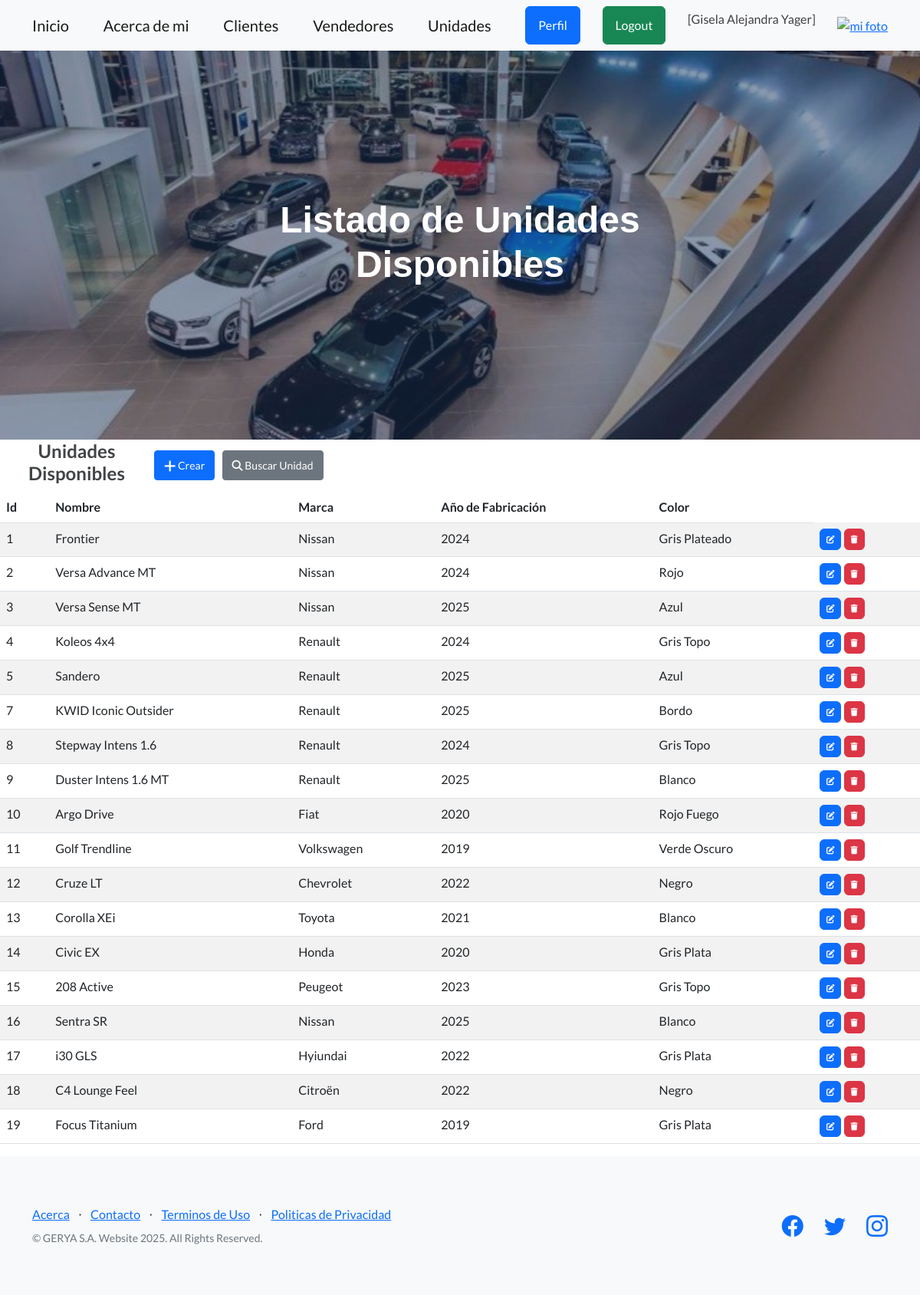
The page /app/unidades/ (signed in) on the database its author committed.
### Cordoba/models.py (models this page shows, shortened)
class Unidad(models.Model):
    nombre = models.CharField(max_length=50)
    marca = models.CharField(max_length=50)
    año_de_fabricacion = models.IntegerField()
    color = models.CharField(max_length=50)

### Cordoba/views.py (the view)
# urls.py: path("unidades/",  views.UnidadList.as_view(), name="unidades"),
class UnidadList(LoginRequiredMixin, ListView):
    model = Unidad

### Cordoba/templates/Cordoba/unidad_list.html (shortened to what this page needs)
{% extends 'Cordoba/index.html' %}
{% block titulo %}
<h1 style="font-family: 'Arial', sans-serif; color: white;">Listado de Unidades Disponibles</h1>
{% endblock titulo %}
{% block contenido %}
<table>
    <tr>
        <td width="200"><h2 style="font-size: 24px;">Unidades Disponibles</h2></td>
        <td>
        {% if request.user.is_superuser %}
            <a href="{% url 'unidadCreate' %}" class="btn btn-primary btn-sm">
                 Crear
            </a>
        {% endif %}
            <a href="{% url 'buscarUnidad' %}" class="btn btn-secondary btn-sm">
                <i class="fa fa-search" title="Buscar Unidad"></i> Buscar Unidad
            </a>
        </td>
    </tr>
</table>
<table class="table table-striped">
    <thead>
        <tr>
            <th>Id</th>
            <th>Nombre</th>
            <th>Marca</th>
            <th>Año de Fabricación</th>
            <th>Color</th>
        </tr>
    </thead>
    <tbody>
    {% for u in unidad_list  %}
        <tr>
            <td>{{ u.id }}</td>
            <td>{{ u.nombre }}</td>
            <td>{{ u.marca }}</td>
            <td>{{ u.año_de_fabricacion}}</td>
            <td>{{ u.color }}</td>
            <td>
            {% if request.user.is_superuser %}
                <a
                  href="{% url 'unidadUpdate' u.id %}"
                  class="btn btn-primary"
                  style="--bs-btn-padding-y: .25rem; --bs-btn-padding-x: .5rem; --bs-btn-font-size: .75rem;"
                  >
                </a>
                <a
                  href="{% url 'unidadDelete' u.id %}"
                  class="btn btn-danger"
                  style="--bs-btn-padding-y: .25rem; --bs-btn-padding-x: .5rem; --bs-btn-font-size: .75rem;"
                  >
                </a>
            {% endif %}
            </td>
        </tr>
    {% endfor %}
    </tbody>
</table>
{% endblock contenido %}

### Cordoba/templates/Cordoba/index.html (shortened to what this page needs)
<!DOCTYPE html>
<html lang="en">
    <head>
        {% load static %}
        <link href="https://cdn.jsdelivr.net/npm/bootstrap-icons@1.5.0/font/bootstrap-icons.css" rel="stylesheet" type="text/css" />
        <link href="{% static 'css/styles.css' %}" rel="stylesheet" />
        <link rel="stylesheet" href="https://cdnjs.cloudflare.com/ajax/libs/font-awesome/6.4.0/css/all.min.css">
    </head>
    <body>
        <nav class="navbar navbar-light bg-light static-top">
            <div class="container">
                <a class="navbar-brand" href="{% url 'bienvenida' %}">Inicio</a>
                <a class="navbar-brand" href="{% url 'about' %}">Acerca de mi</a>
                <a class="navbar-brand" href="{% url 'clientes' %}">Clientes</a>
                <a class="navbar-brand" href="{% url 'vendedores' %}">Vendedores</a>
                <a class="navbar-brand" href="{% url 'unidades' %}">Unidades</a>
                 {% if user.is_authenticated %}
                    <a class="btn btn-primary" href="{% url 'perfil' %}">Perfil</a>
                    <a class="btn btn-success" href="#" onclick="event.preventDefault(); document.getElementById('logout-form').submit();">Logout</a>
                    <p style="color:rgb(63, 63, 66)"> [{{user.first_name}} {{user.last_name}}]</p>
                                    <div class="text-center">
                    <a href="{% url 'agregar_avatar' %}"><img src="{{ request.session.avatar }}" height="40px" weight="40px" alt="mi foto"></a>
                </div>
                {% else %}
                    <a class="btn btn-primary" href="{% url 'login' %}">Login</a>
                    <a class="btn btn-success" href="{% url 'registro' %}">Registrarse</a>
                {% endif %}
            </div>
        </nav>
          <header class="masthead">
            <div class="container position-relative">
                <div class="row justify-content-center">
                    <div class="col-xl-6">
                        <div class="text-center text-white">
                            {% block titulo %}{% endblock titulo %}
                        </div>
                    </div>
                </div>
            </div>
        </header>
        {% block contenido %}
        {% endblock contenido %}
        <footer class="footer bg-light">
            <div class="container">
                <div class="row">
                    <div class="col-lg-6 h-100 text-center text-lg-start my-auto">
                        <ul class="list-inline mb-2">
                            <li class="list-inline-item"><a href="">Acerca</a></li>
                            <li class="list-inline-item">⋅</li>
                            <li class="list-inline-item"><a href="#!">Contacto</a></li>
                            <li class="list-inline-item">⋅</li>
                            <li class="list-inline-item"><a href="#!">Terminos de Uso</a></li>
                            <li class="list-inline-item">⋅</li>
                            <li class="list-inline-item"><a href="#!">Politicas de Privacidad</a></li>
                        </ul>
                        <p class="text-muted small mb-4 mb-lg-0">&copy; GERYA S.A. Website 2025. All Rights Reserved.</p>
                    </div>
                    <div class="col-lg-6 h-100 text-center text-lg-end my-auto">
                        <ul class="list-inline mb-0">
                            <li class="list-inline-item me-4">
                                <a href="#!"><i class="bi-facebook fs-3"></i></a>
                            </li>
                            <li class="list-inline-item me-4">
                                <a href="#!"><i class="bi-twitter fs-3"></i></a>
                            </li>
                            <li class="list-inline-item">
                                <a href="#!"><i class="bi-instagram fs-3"></i></a>
                            </li>
                        </ul>
                    </div>
                </div>
            </div>
        </footer>
    </body>
</html>

### Cordoba/templates/Cordoba/index.html (style rules this page uses)
body { font-family: Arial, sans-serif; background-color: rgb(251, 249, 249); color: #222; }
.container { max-width: 800px; }
h1, h2, h3 { color: #414446; text-align: center; }

### rows shown on the page
Unidad: id "1", nombre "Frontier", marca "Nissan", año_de_fabricacion "2024", color "Gris Plateado"
Unidad: id "2", nombre "Versa Advance MT", marca "Nissan", año_de_fabricacion "2024", color "Rojo"
Unidad: id "3", nombre "Versa Sense MT", marca "Nissan", año_de_fabricacion "2025", color "Azul"
Unidad: id "4", nombre "Koleos 4x4", marca "Renault", año_de_fabricacion "2024", color "Gris Topo"
Unidad: id "5", nombre "Sandero", marca "Renault", año_de_fabricacion "2025", color "Azul"
Unidad: id "7", nombre "KWID Iconic Outsider", marca "Renault", año_de_fabricacion "2025", color "Bordo"
Unidad: id "8", nombre "Stepway Intens 1.6", marca "Renault", año_de_fabricacion "2024", color "Gris Topo"
Unidad: id "9", nombre "Duster Intens 1.6 MT", marca "Renault", año_de_fabricacion "2025", color "Blanco"
Unidad: id "10", nombre "Argo Drive", marca "Fiat", año_de_fabricacion "2020", color "Rojo Fuego"
Unidad: id "11", nombre "Golf Trendline", marca "Volkswagen", año_de_fabricacion "2019", color "Verde Oscuro"
Unidad: id "12", nombre "Cruze LT", marca "Chevrolet", año_de_fabricacion "2022", color "Negro"
Unidad: id "13", nombre "Corolla XEi", marca "Toyota", año_de_fabricacion "2021", color "Blanco"
Unidad: id "14", nombre "Civic EX", marca "Honda", año_de_fabricacion "2020", color "Gris Plata"
Unidad: id "15", nombre "208 Active", marca "Peugeot", año_de_fabricacion "2023", color "Gris Topo"
Unidad: id "16", nombre "Sentra SR", marca "Nissan", año_de_fabricacion "2025", color "Blanco"
Unidad: id "17", nombre "i30 GLS", marca "Hyiundai", año_de_fabricacion "2022", color "Gris Plata"
Unidad: id "18", nombre "C4 Lounge Feel", marca "Citroën", año_de_fabricacion "2022", color "Negro"
Unidad: id "19", nombre "Focus Titanium", marca "Ford", año_de_fabricacion "2019", color "Gris Plata"

### other values the page prints
{{ user.first_name }} "Gisela Alejandra"
{{ user.last_name }} "Yager"
